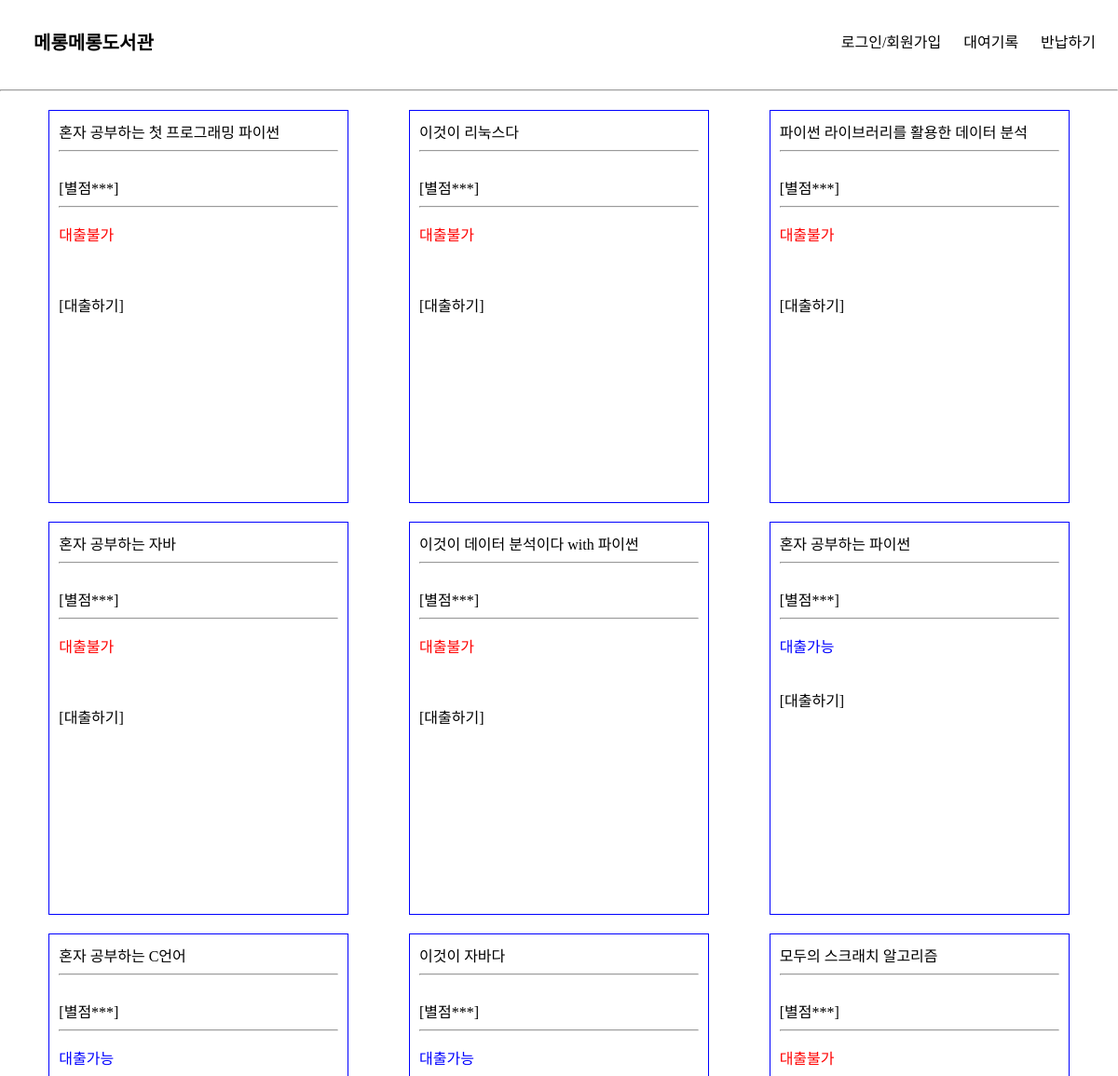
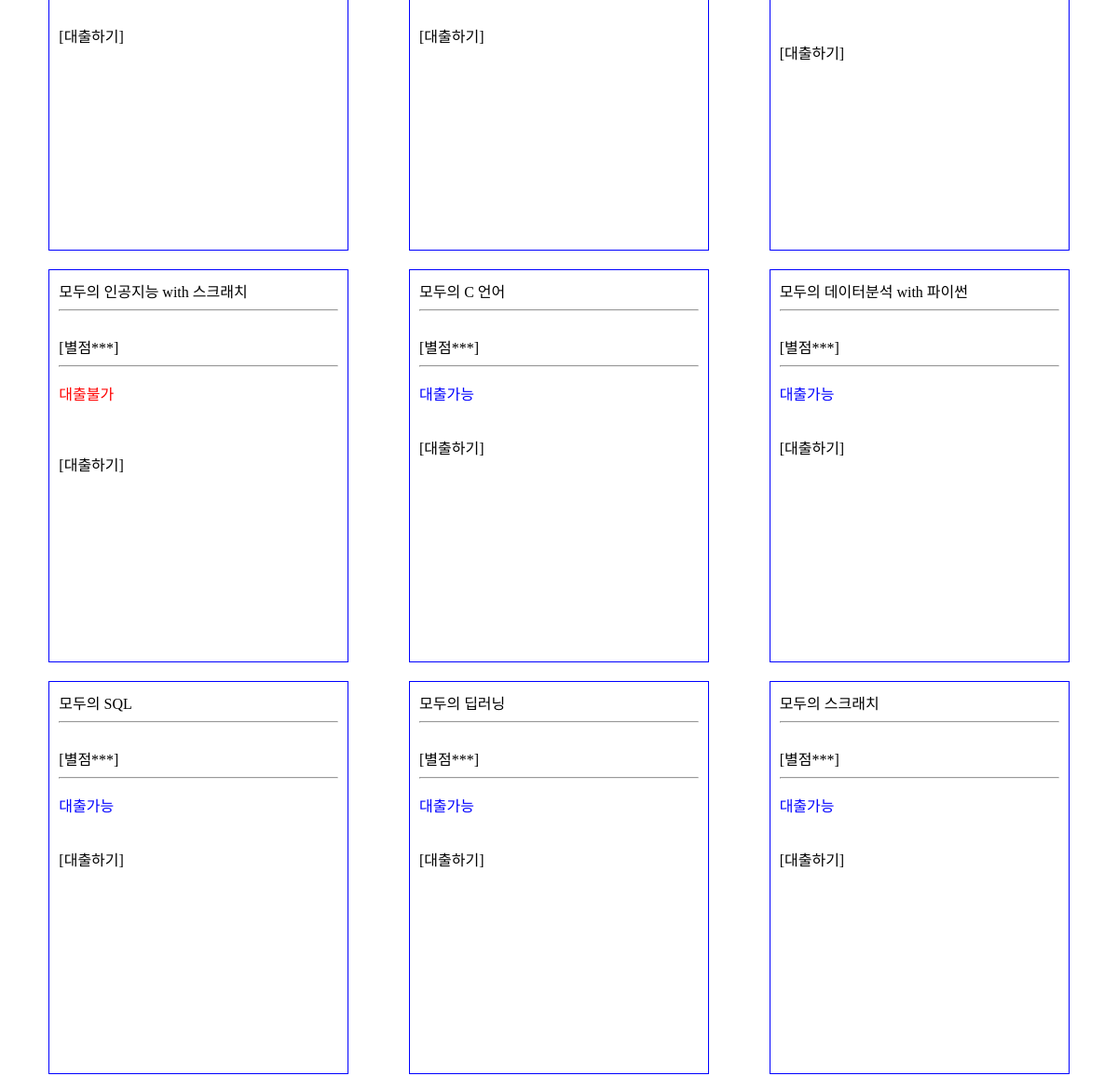
Before: / (upper part) with the older database file (2 pictures, top to bottom).
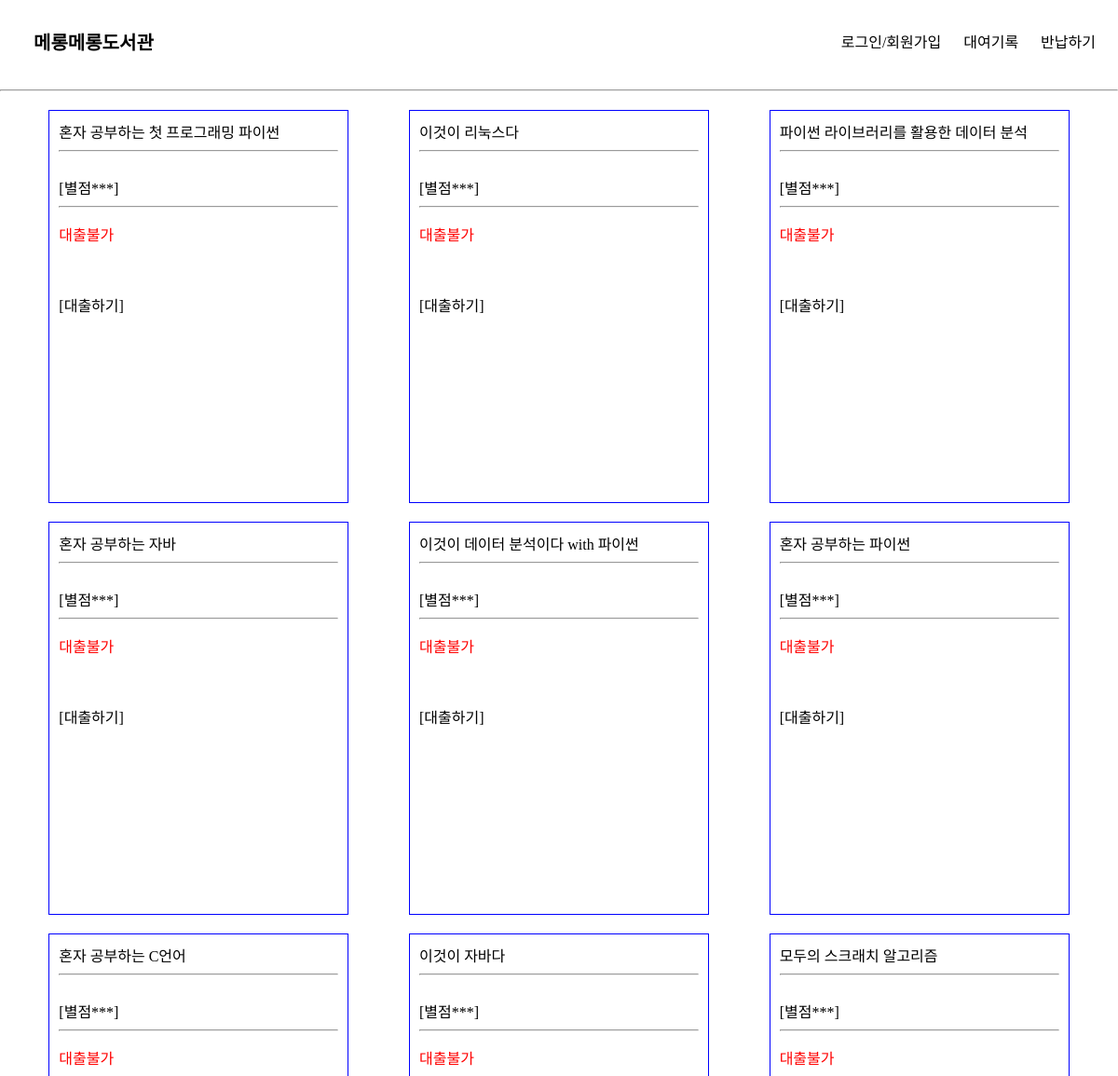
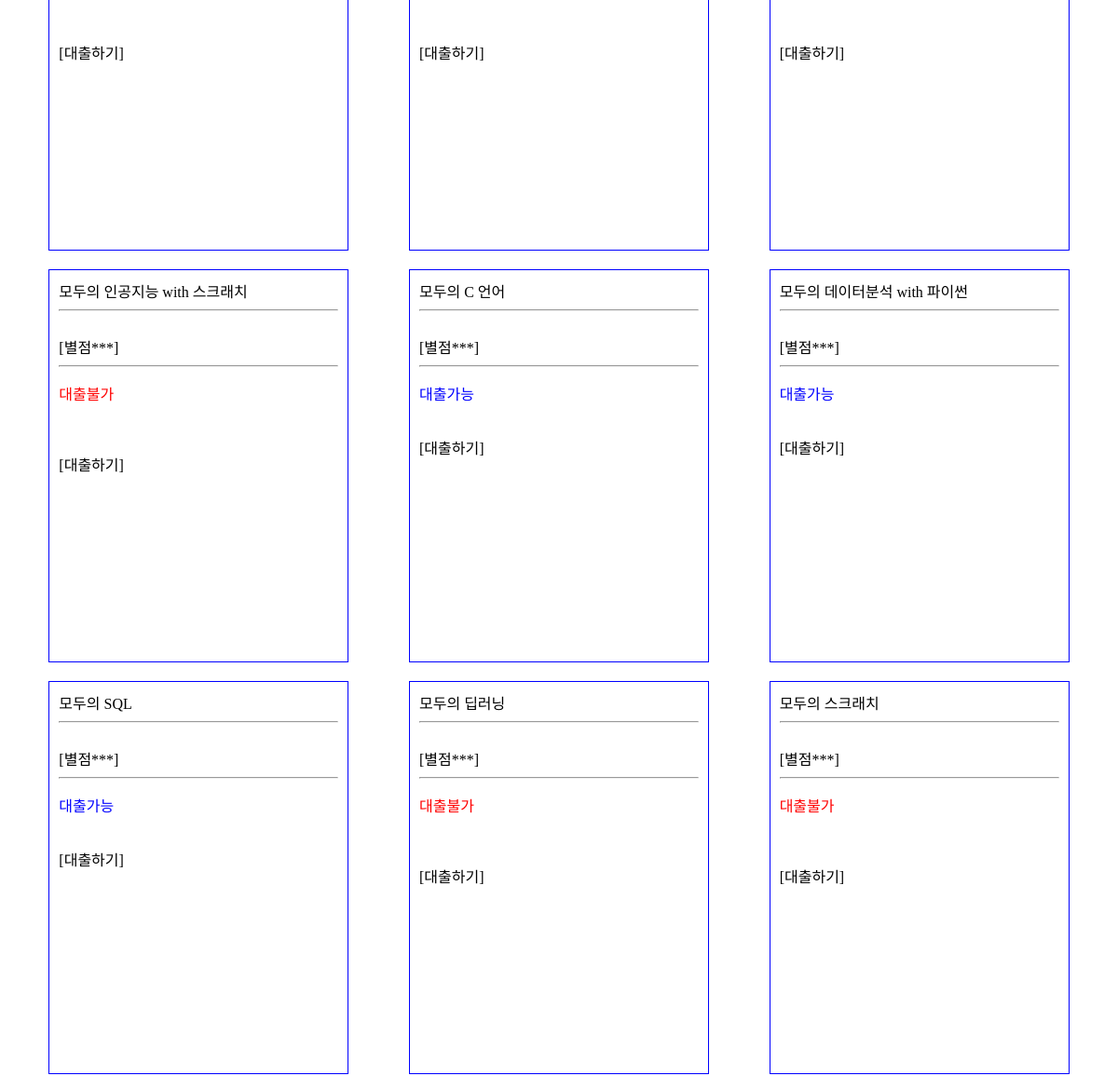
After: the same page with the newer database file (2 pictures, top to bottom).
### elicelibrary/models.py (models this page shows, shortened)
class Book(db.Model):
    __tablename__     = 'Book'
    id                = db.Column(db.Integer, primary_key=True, nullable=False, autoincrement=True, unique=True)
    title             = db.Column(db.String(45), nullable=False)
    author            = db.Column(db.String(45))
    publisher         = db.Column(db.String(45))
    publication_date  = db.Column(db.String(45))
    pages             = db.Column(db.Integer)
    isbn              = db.Column(db.String(45))
    registered_date   = db.Column(db.DateTime, default=datetime.utcnow)
    description       = db.Column(db.Text())    # 길이를 정할 수 없는 문자열은 Text를 쓰면 됨
    book_link         = db.Column(db.String(255))
    book_status       = db.Column(db.String(45))   # "1" :대출가능, "0" : 대출중 , "999" : 폐기    -> 선택형 변수에 적합한 데이터타입이 있을까?
    book_img          = db.Column(db.String(45))    # 책 표지만 바뀐 경우, 또는 책이 다르지만 같은 표지를 쓰는 경우가 있기 때문에 이미지 스토리지에서 같은 이미지의 반복을 막기 위해 별도의 책 이미지 식별 용 변수를 넣음

### elicelibrary/views/book_api.py (the view, shortened to what this page needs)
@book.route('/')
def main_page():
    book_list = Book.query.order_by(Book.registered_date.desc()).all()
    return render_template("main.html", book_list=book_list)

### elicelibrary/templates/main.html (shortened to what this page needs)
{% extends 'base.html' %}
{% block content %}
<div class="book-card-container">
    {% for b in book_list %}
        <div class="book-info-card">
            <a href="/book_info/{{ b.id }}">{{ b.title }}</a>
            <hr>
            <br>[별점***]
            <hr>
            {% if b.book_status == 1 %}
                <p style="color: blue;">대출가능</p>
            {% else %}
                <p style="color:red">대출불가</p>
            <br>
            {% endif %}
            <br>
            <a href="/book_checkout/{{ b.id }}"> [대출하기] </a>
        </div>
    {% endfor %}
</div>
{% endblock %}

Changed rows visible on the page:
changed Book "혼자 공부하는 파이썬": book_status "대출가능" → "대출불가"
changed Book "혼자 공부하는 C언어": book_status "대출가능" → "대출불가"
changed Book "이것이 자바다": book_status "대출가능" → "대출불가"
changed Book "모두의 딥러닝": book_status "대출가능" → "대출불가"
changed Book "모두의 스크래치": book_status "대출가능" → "대출불가"
